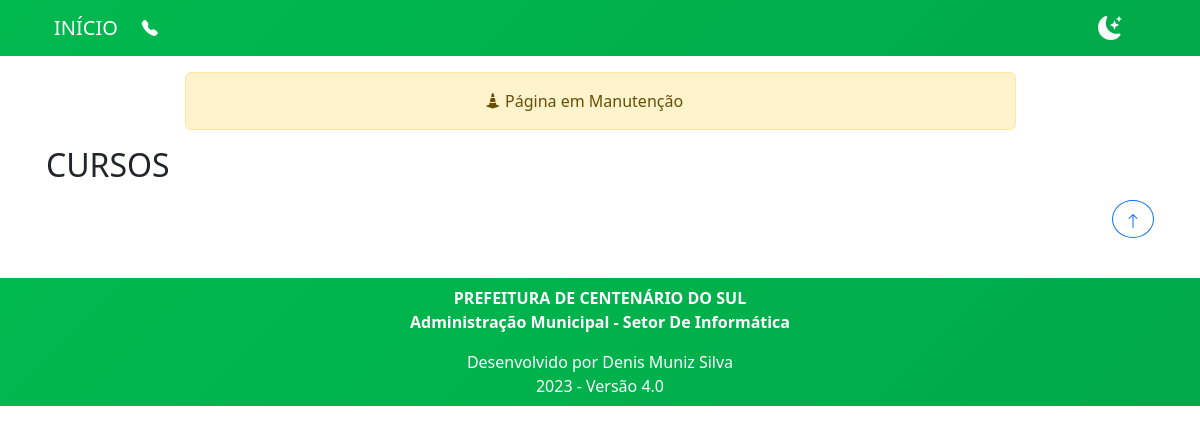
The app's page /cursos/, older data.
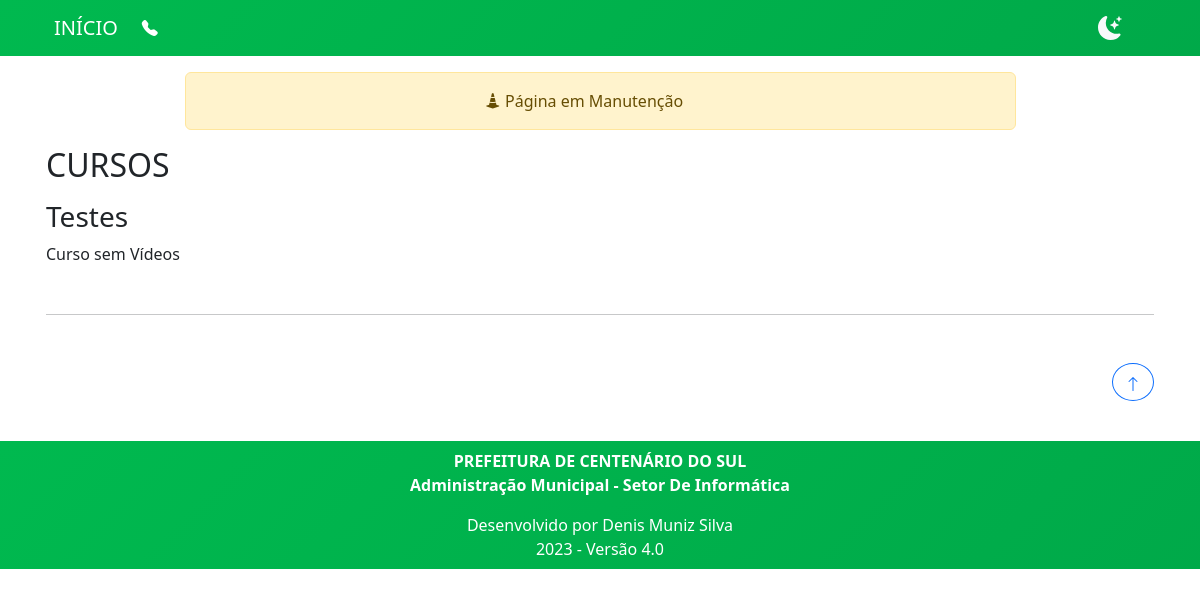
The same page, newer data.
### curso/models.py (models this page shows, shortened)
class Curso(models.Model):
    data = models.DateTimeField(auto_now_add=True, verbose_name=_('Data'))
    curso = models.CharField(max_length=200, verbose_name=_('Nome do Curso'))
    cor_botao = models.CharField(max_length=10, verbose_name=_('Cor Botões'), default="#0B5ED7")
    cor_texto = models.CharField(max_length=10, verbose_name=_('Cor Textos'), default="#fff")
    descricao = models.TextField(max_length=2000, verbose_name=_('Descrição'), null=True, blank=True)

### curso/views.py (the view)
# urls.py: path('cursos/', Cursos, name='cursos'),
def Cursos(request):
    video = Video.objects.all()
    cursos = Curso.objects.all()
    return render(request, 'curso/index.html', {'video': video, 'cursos': cursos})

### curso/templates/curso/index.html (shortened to what this page needs)
{% extends 'base.html' %}
{% load static %}
{% block pagina %}
<div class="w-75 m-auto ">
    <div class="alert alert-warning alert-dismissible show text-center" role="alert">
        <i class="bi bi-cone-striped"></i>
        Página em Manutenção
    </div>
</div>
<h2 class="mt-3">CURSOS</h2>
<div class="">
{% for curso in cursos %}
    <h3 class="pesquisa">{{ curso.curso }}</h3>
    {% for video in curso.video_set.all %}
        <a href="{% url 'video_player' video.pk %}" class="pesquisa btn m-1 elemento pesquisa" style="background-color: {{ video.curso.cor_botao }}; color:{{ video.curso.cor_texto }}">
            {{ video.title }}
        </a>
    {% empty %}
        Curso sem Vídeos
    {% endfor %}
    <hr class="pesquisa mt-5 mb-5">
{% endfor %}
</div>
{% endblock pagina %}

Row changes from the older to the newer data that the page shows:
added Curso: curso "Testes"
